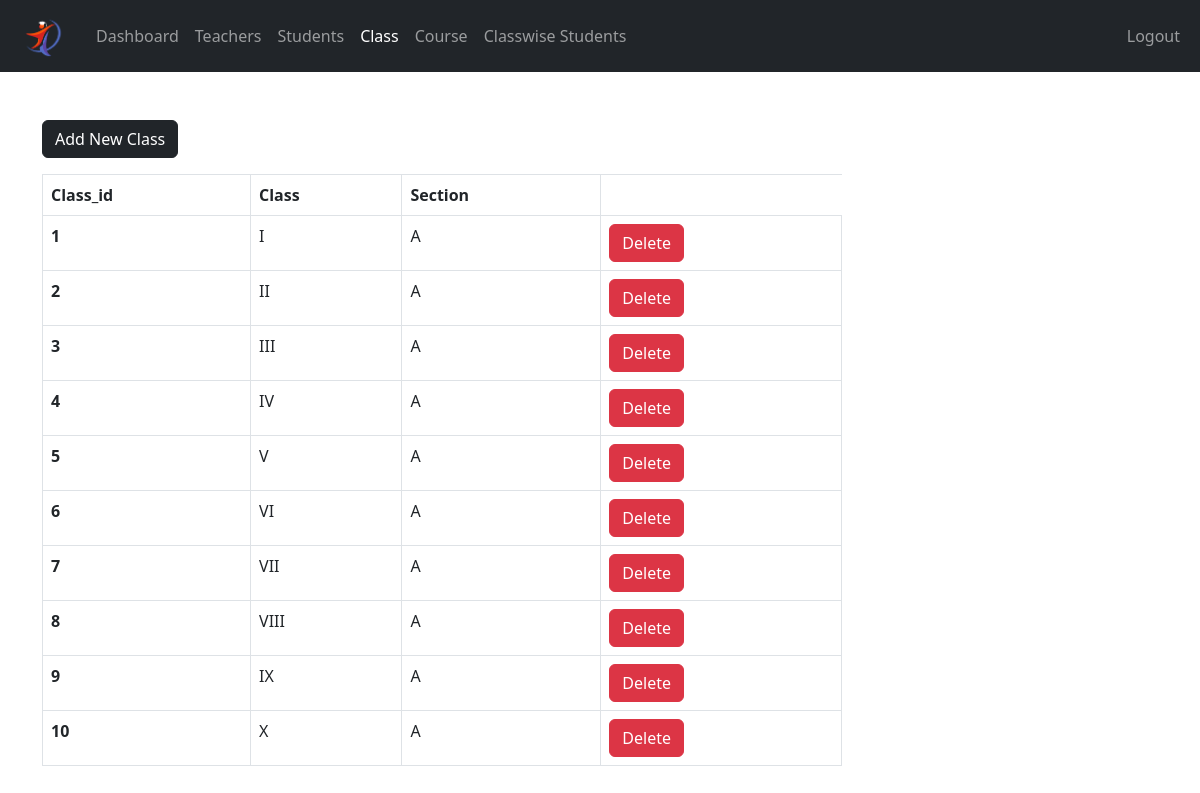
The page /admin/class.php (signed in) on the database its author committed.
### tables this page shows
CREATE TABLE `class` (
  `idClass` int(11) NOT NULL AUTO_INCREMENT,
  `name` varchar(10) NOT NULL,
  `Section` varchar(10) DEFAULT NULL,
  PRIMARY KEY (`idClass`)
);

### admin/data/class.php (called while the page is built, shortened)
<?php
function getAllClasses($conn)
{
  $sql = "SELECT * FROM class";
  $stmt = $conn->prepare($sql);
  $stmt->execute();
  if ($stmt->rowCount() >= 1) {
    $classes = $stmt->fetchAll();
    return $classes;
  } else {
    return 0;
  }
}

### admin/class.php (the view, shortened to what this page needs)
<?php
if (isset($_SESSION['UserID']) &&
    isset($_SESSION['role'])) {
    if ($_SESSION['role'] == 'Admin') {
       include "../DB_connection.php";
       include "data/class.php";
       $classes = getAllClasses($conn);
 ?>
<!DOCTYPE html>
<html lang="en">
<head>
	<link rel="stylesheet" href="https://cdn.jsdelivr.net/npm/bootstrap@5.2.0/dist/css/bootstrap.min.css">
	<link rel="stylesheet" href="../css/style.css">
  <link rel="stylesheet" href="https://cdnjs.cloudflare.com/ajax/libs/font-awesome/4.7.0/css/font-awesome.min.css">
</head>
<body>
    <?php
        include "inc/navbar.php";
        if ($classes != 0) {
     ?>
     <div class="container mt-5">
        <a href="class-add.php"
           class="btn btn-dark">Add New Class</a>
           <div class="table-responsive">
              <table class="table table-bordered mt-3 n-table">
                <thead>
                  <tr>
                    <th scope="col">Class_id</th>
                    <th scope="col">Class</th>
                    <th scope="col">Section</th>
                  </tr>
                </thead>
                <tbody>
                  <?php $i = 0; foreach ($classes as $class ) {
                    $i++;  ?>
                  <tr>
                    <th scope="row"><?=$class['idClass']?></th>
                    <td>
                      <?php
                          $name  = $class['name'];
                          echo $name;
                       ?>
                    </td>
                    <td>
                      <?php
                          $section = $class['Section'];
                          echo $section;
                       ?>
                    </td>
                    <td>
                        <a href="class-delete.php?idClass=<?=$class['idClass']?>"
                           class="btn btn-danger">Delete</a>
                    </td>
                  </tr>
                <?php } ?>
                </tbody>
              </table>
           </div>
         <?php } ?>
     </div>
</body>
</html>
<?php
  }else {
    header("Location: ../login.php");
    exit;
  }
}else {
	header("Location: ../login.php");
	exit;
}
?>

### css/style.css (style rules this page uses)
.n-table { max-width: 800px; }

### rows shown on the page
class: idClass "1", name "I", Section "A"
class: idClass "2", name "II", Section "A"
class: idClass "3", name "III", Section "A"
class: idClass "4", name "IV", Section "A"
class: idClass "5", name "V", Section "A"
class: idClass "6", name "VI", Section "A"
class: idClass "7", name "VII", Section "A"
class: idClass "8", name "VIII", Section "A"
class: idClass "9", name "IX", Section "A"
class: idClass "10", name "X", Section "A"
